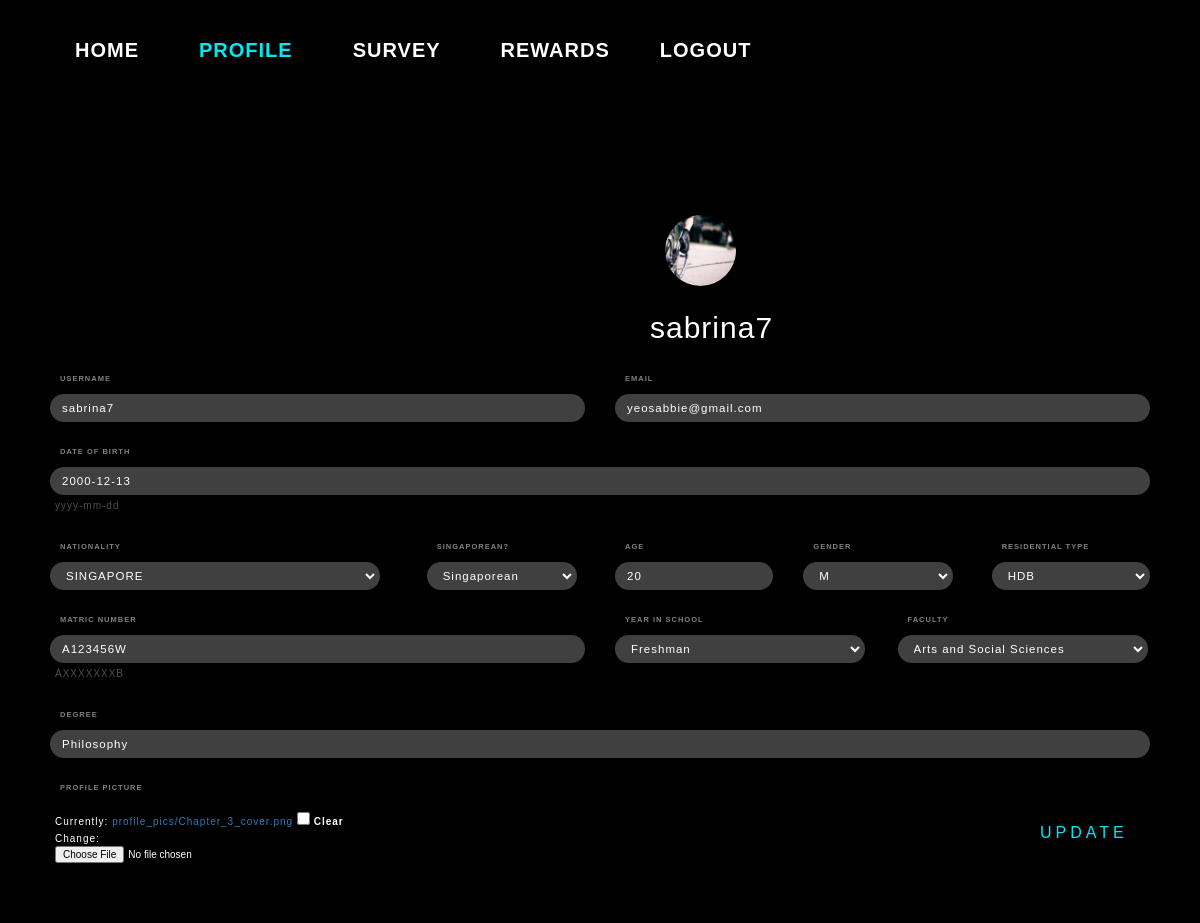
Page /accounts/profile/ (signed in) on the committed database.
### accounts/models.py (models this page shows, shortened)
class UserProfileInfo(models.Model):
    user = models.OneToOneField(User, on_delete=models.CASCADE)
    name = models.CharField('Full Name',max_length=200)
    matriculationNumber = models.CharField('Matric Number',
    max_length=10,help_text='AXXXXXXXB')
    age = models.IntegerField()
    dob = models.DateField('Date of Birth', help_text='yyyy-mm-dd')
    genderChoices = [('Female','F'),('Male','M')]
    gender = models.CharField(max_length=10, choices=genderChoices)
    email = models.EmailField(max_length=200, blank=False)
    portfolio_site = models.URLField(blank=True)
    profile_pic = models.ImageField(upload_to='profile_pics', blank=True)
    countryChoices = [
    ('AFGHANISTAN', 'AFGHANISTAN'),
    ('ALBANIA', 'ALBANIA'),
    ('ALGERIA', 'ALGERIA'),
    ('AMERICAN SAMOA', 'AMERICAN SAMOA'),
    ('ANDORRA', 'ANDORRA'),
    ('ANGOLA', 'ANGOLA'),
    ('ANGUILLA', 'ANGUILLA'),
    ('ANTARCTICA', 'ANTARCTICA'),
    ('ANTIGUA AND BARBUDA', 'ANTIGUA AND BARBUDA'),
    ('ARGENTINA', 'ARGENTINA'),
    ('ARMENIA', 'ARMENIA'),
    ('ARUBA', 'ARUBA'),
    ('AUSTRALIA', 'AUSTRALIA'),
    ('AUSTRIA', 'AUSTRIA'),
    ('AZERBAIJAN', 'AZERBAIJAN'),
    ('BAHAMAS', 'BAHAMAS'),
    ('BAHRAIN', 'BAHRAIN'),
    ('BANGLADESH', 'BANGLADESH'),
    ('BARBADOS', 'BARBADOS'),
    ('BELARUS', 'BELARUS'),
    ('BELGIUM', 'BELGIUM'),
    ('BELIZE', 'BELIZE'),
    ('BENIN', 'BENIN'),
    ('BERMUDA', 'BERMUDA'),
    ('BHUTAN', 'BHUTAN'),
    ('BOLIVIA', 'BOLIVIA'),
    ('BOSNIA AND HERZEGOVINA', 'BOSNIA AND HERZEGOVINA'),
    ('BOTSWANA', 'BOTSWANA'),
    ('BOUVET ISLAND', 'BOUVET ISLAND'),
    ('BRAZIL', 'BRAZIL'),
    ('BRITISH INDIAN OCEAN TERRITORY', 'BRITISH INDIAN OCEAN TERRITORY'),
    ('BRUNEI DARUSSALAM', 'BRUNEI DARUSSALAM'),
    ('BULGARIA', 'BULGARIA'),
    ('BURKINA FASO', 'BURKINA FASO'),
    ('BURUNDI', 'BURUNDI'),
    ('CAMBODIA', 'CAMBODIA'),
    ('CAMEROON', 'CAMEROON'),
    ('CANADA', 'CANADA'),
    ('CAPE VERDE', 'CAPE VERDE'),
    ('CAYMAN ISLANDS', 'CAYMAN ISLANDS'),
    ('CENTRAL AFRICAN REPUBLIC', 'CENTRAL AFRICAN REPUBLIC'),
    ('CHAD', 'CHAD'),
    ('CHILE', 'CHILE'),
    ('CHINA', 'CHINA'),
    ('CHRISTMAS ISLAND', 'CHRISTMAS ISLAND'),
    ('COCOS (KEELING) ISLANDS', 'COCOS (KEELING) ISLANDS'),
    ('COLOMBIA', 'COLOMBIA'),
    ('COMOROS', 'COMOROS'),
    ('CONGO', 'CONGO'),
    ('CONGO, THE DEMOCRATIC REPUBLIC OF', 'CONGO, THE DEMOCRATIC REPUBLIC OF'),
    ('COOK ISLANDS', 'COOK ISLANDS'),
    ('COSTA RICA', 'COSTA RICA'),
    ("CÃ”TE D'IVOIRE", "CÃ”TE D'IVOIRE"),
    ('CROATIA', 'CROATIA'),
    ('CUBA', 'CUBA'),
    ('CYPRUS', 'CYPRUS'),
    ('CZECH REPUBLIC', 'CZECH REPUBLIC'),
    ('DENMARK', 'DENMARK'),
    ('DJIBOUTI', 'DJIBOUTI'),
    ('DOMINICA', 'DOMINICA'),
    ('DOMINICAN REPUBLIC', 'DOMINICAN REPUBLIC'),
    ('ECUADOR', 'ECUADOR'),
    ('EGYPT', 'EGYPT'),
    ('EL SALVADOR', 'EL SALVADOR'),
    ('EQUATORIAL GUINEA', 'EQUATORIAL GUINEA'),
    ('ERITREA', 'ERITREA'),
    ('ESTONIA', 'ESTONIA'),
    ('ETHIOPIA', 'ETHIOPIA'),
    ('FALKLAND ISLANDS (MALVINAS)', 'FALKLAND ISLANDS (MALVINAS)'),
    ('FAROE ISLANDS', 'FAROE ISLANDS'),
    ('FIJI', 'FIJI'),
    ('FINLAND', 'FINLAND'),
    ('FRANCE', 'FRANCE'),
    ('FRENCH GUIANA', 'FRENCH GUIANA'),
    ('FRENCH POLYNESIA', 'FRENCH POLYNESIA'),
    ('FRENCH SOUTHERN TERRITORIES', 'FRENCH SOUTHERN TERRITORIES'),
    ('GABON', 'GABON'),
    ('GAMBIA', 'GAMBIA'),
    ('GEORGIA', 'GEORGIA'),
    ('GERMANY', 'GERMANY'),
    ('GHANA', 'GHANA'),
    ('GIBRALTAR', 'GIBRALTAR'),
    ('GREECE', 'GREECE'),
    ('GREENLAND', 'GREENLAND'),
    ('GRENADA', 'GRENADA'),
    ('GUADELOUPE', 'GUADELOUPE'),
    ('GUAM', 'GUAM'),
    ('GUATEMALA', 'GUATEMALA'),
    ('GN', 'GUINEA'),
    ('GUYANA', 'GUYANA'),
    ('HAITI', 'HAITI'),
    ('HEARD ISLAND AND MCDONALD ISLANDS', 'HEARD ISLAND AND MCDONALD ISLANDS'),
    ('HONDURAS', 'HONDURAS'),
    ('HONG KONG', 'HONG KONG'),
    ('HUNGARY', 'HUNGARY'),
    ('ICELAND', 'ICELAND'),
    ('INDIA', 'INDIA'),
    ('INDONESIA', 'INDONESIA'),
    ('IRAN, ISLAMIC REPUBLIC OF', 'IRAN, ISLAMIC REPUBLIC OF'),
    ('IRAQ', 'IRAQ'),
    ('IRELAND', 'IRELAND'),
    ('ISRAEL', 'ISRAEL'),
    ('ITALY', 'ITALY'),
    ('JAMAICA', 'JAMAICA'),
    ('JAPAN', 'JAPAN'),
    ('JORDAN', 'JORDAN'),
    ('KAZAKHSTAN', 'KAZAKHSTAN'),
    ('KENYA', 'KENYA'),
    ('KIRIBATI', 'KIRIBATI'),
    ("KOREA, DEMOCRATIC PEOPLE'S REPUBLIC OF", "KOREA, DEMOCRATIC PEOPLE'S REPUBLIC OF"),
    ('KOREA, REPUBLIC OF', 'KOREA, REPUBLIC OF'),
    ('KUWAIT', 'KUWAIT'),
    ('KYRGYZSTAN', 'KYRGYZSTAN'),
    ("LAO PEOPLE'S DEMOCRATIC REPUBLIC", "LAO PEOPLE'S DEMOCRATIC REPUBLIC"),
    ('LATVIA', 'LATVIA'),
    ('LEBANON', 'LEBANON'),
    ('LESOTHO', 'LESOTHO'),
    ('LIBERIA', 'LIBERIA'),
    ('LIBYAN ARAB JAMAHIRIYA', 'LIBYAN ARAB JAMAHIRIYA'),
    ('LIECHTENSTEIN', 'LIECHTENSTEIN'),
    ('LITHUANIA', 'LITHUANIA'),
    ('LUXEMBOURG', 'LUXEMBOURG'),
    ('MACAO', 'MACAO'),
    ('MACEDONIA, THE FORMER YUGOSLAV REPUBLIC OF', 'MACEDONIA, THE FORMER YUGOSLAV REPUBLIC OF'),
    ('MADAGASCAR', 'MADAGASCAR'),
    ('MALAWI', 'MALAWI'),
    ('MALAYSIA', 'MALAYSIA'),
    ('MALDIVES', 'MALDIVES'),
    ('MALI', 'MALI'),
    ('MALTA', 'MALTA'),
    ('MARSHALL ISLANDS', 'MARSHALL ISLANDS'),
    ('MARTINIQUE', 'MARTINIQUE'),
    ('MAURITANIA', 'MAURITANIA'),
    ('MAURITIUS', 'MAURITIUS'),
    ('MAYOTTE', 'MAYOTTE'),
    ('MEXICO', 'MEXICO'),
    ('MICRONESIA, FEDERATED STATES OF', 'MICRONESIA, FEDERATED STATES OF'),
    ('MOLDOVA, REPUBLIC OF', 'MOLDOVA, REPUBLIC OF'),
    ('MONACO', 'MONACO'),
    ('MONGOLIA', 'MONGOLIA'),
    ('MONTSERRAT', 'MONTSERRAT'),
    ('MOROCCO', 'MOROCCO'),
    ('MOZAMBIQUE', 'MOZAMBIQUE'),
    ('MYANMAR', 'MYANMAR'),
    ('NAMIBIA', 'NAMIBIA'),
    ('NAURU', 'NAURU'),
    ('NEPAL', 'NEPAL'),
    ('NETHERLANDS', 'NETHERLANDS'),
    ('NETHERLANDS ANTILLES', 'NETHERLANDS ANTILLES'),
    ('NEW CALEDONIA', 'NEW CALEDONIA'),
    ('NEW ZEALAND', 'NEW ZEALAND'),
    ('NICARAGUA', 'NICARAGUA'),
    ('NIGER', 'NIGER'),
    ('NIGERIA', 'NIGERIA'),
    ('NIUE', 'NIUE'),
    ('NORFOLK ISLAND', 'NORFOLK ISLAND'),
    ('NORTHERN MARIANA ISLANDS', 'NORTHERN MARIANA ISLANDS'),
    ('NORWAY', 'NORWAY'),
    ('OMAN', 'OMAN'),
    ('PAKISTAN', 'PAKISTAN'),
    ('PALAU', 'PALAU'),
    ('PALESTINIAN TERRITORY, OCCUPIED', 'PALESTINIAN TERRITORY, OCCUPIED'),
    ('PANAMA', 'PANAMA'),
    ('PAPUA NEW GUINEA', 'PAPUA NEW GUINEA'),
    ('PARAGUAY', 'PARAGUAY'),
    ('PERU', 'PERU'),
    ('PHILIPPINES', 'PHILIPPINES'),
    ('PITCAIRN', 'PITCAIRN'),
    ('POLAND', 'POLAND'),
    ('PORTUGAL', 'PORTUGAL'),
    ('PUERTO RICO', 'PUERTO RICO'),
    ('QATAR', 'QATAR'),
    ('RÃ‰UNION', 'RÃ‰UNION'),
    ('ROMANIA', 'ROMANIA'),
    ('RUSSIAN FEDERATION', 'RUSSIAN FEDERATION'),
    ('RWANDA', 'RWANDA'),
    ('SAINT HELENA', 'SAINT HELENA'),
    ('SAINT KITTS AND NEVIS', 'SAINT KITTS AND NEVIS'),
    ('SAINT LUCIA', 'SAINT LUCIA'),
    ('SAINT PIERRE AND MIQUELON', 'SAINT PIERRE AND MIQUELON'),
    ('SAINT VINCENT AND THE GRENADINES', 'SAINT VINCENT AND THE GRENADINES'),
    ('SAMOA', 'SAMOA'),
    ('SAN MARINO', 'SAN MARINO'),
    ('SAO TOME AND PRINCIPE', 'SAO TOME AND PRINCIPE'),
    ('SAUDI ARABIA', 'SAUDI ARABIA'),
    ('SENEGAL', 'SENEGAL'),
    ('SERBIA AND MONTENEGRO', 'SERBIA AND MONTENEGRO'),
    ('SEYCHELLES', 'SEYCHELLES'),
    ('SIERRA LEONE', 'SIERRA LEONE'),
    ('SINGAPORE', 'SINGAPORE'),
    ('SLOVAKIA', 'SLOVAKIA'),
    ('SLOVENIA', 'SLOVENIA'),
    ('SOLOMON ISLANDS', 'SOLOMON ISLANDS'),
    ('SOMALIA', 'SOMALIA'),
    ('SOUTH AFRICA', 'SOUTH AFRICA'),
    ('SOUTH GEORGIA AND SOUTH SANDWICH ISLANDS', 'SOUTH GEORGIA AND SOUTH SANDWICH ISLANDS'),
    ('SPAIN', 'SPAIN'),
    ('SRI LANKA', 'SRI LANKA'),
    ('SUDAN', 'SUDAN'),
    ('SURINAME', 'SURINAME'),
    ('SVALBARD AND JAN MAYEN', 'SVALBARD AND JAN MAYEN'),
    ('SWAZILAND', 'SWAZILAND'),
    ('SWEDEN', 'SWEDEN'),
    ('SWITZERLAND', 'SWITZERLAND'),
    ('SYRIAN ARAB REPUBLIC', 'SYRIAN ARAB REPUBLIC'),
    ('TAIWAN, PROVINCE OF CHINA', 'TAIWAN, PROVINCE OF CHINA'),
    ('TAJIKISTAN', 'TAJIKISTAN'),
    ('TANZANIA, UNITED REPUBLIC OF', 'TANZANIA, UNITED REPUBLIC OF'),
    ('THAILAND', 'THAILAND'),
    ('TIMOR', 'TIMOR'),
    ('TOGO', 'TOGO'),
    ('TOKELAU', 'TOKELAU'),
    ('TONGA', 'TONGA'),
    ('TRINIDAD AND TOBAGO', 'TRINIDAD AND TOBAGO'),
    ('TUNISIA', 'TUNISIA'),
    ('TURKEY', 'TURKEY'),
    ('TURKMENISTAN', 'TURKMENISTAN'),
    ('TURKS AND CAICOS ISLANDS', 'TURKS AND CAICOS ISLANDS'),
    ('TUVALU', 'TUVALU'),
    ('UGANDA', 'UGANDA'),
    ('UKRAINE', 'UKRAINE'),
    ('UNITED ARAB EMIRATES', 'UNITED ARAB EMIRATES'),
    ('UNITED KINGDOM', 'UNITED KINGDOM'),
    ('UNITED STATES', 'UNITED STATES'),
    ('UNITED STATES MINOR OUTLYING ISLANDS', 'UNITED STATES MINOR OUTLYING ISLANDS'),
    ('URUGUAY', 'URUGUAY'),
    ('UZBEKISTAN', 'UZBEKISTAN'),
    ('VANUATU', 'VANUATU'),
    ('VIET NAM', 'VIET NAM'),
    ('VIRGIN ISLANDS, BRITISH', 'VIRGIN ISLANDS, BRITISH'),
    ('VIRGIN ISLANDS, U.S.', 'VIRGIN ISLANDS, U.S.'),
    ('WALLIS AND FUTUNA', 'WALLIS AND FUTUNA'),
    ('WESTERN SAHARA', 'WESTERN SAHARA'),
    ('YEMEN', 'YEMEN'),
    ('ZIMBABWE', 'ZIMBABWE')]
    nationality = models.CharField(
    max_length=50, choices=countryChoices, default='SINGAPORE'
    )
    singaporeanChoices=[('Singaporean','Singaporean'),('Non-Singaporean','Non-Singaporean')]
    singaporean=models.CharField(max_length=50, choices=singaporeanChoices, default='Singaporean' )
    facultyChoices = [
    ('Arts and Social Sciences','Arts and Social Sciences'),
    ('Business and Accountancy','Business and Accountancy'),
    ('Computing','Computing'),
    ('Dentistry','Dentistry'),
    ('Design and Environment', 'Design and Environment'),
    ('Engineering','Engineering'),
    ('Law','Law'),
    ('Medicine','Medicine'),
    ('Nursing','Nursing'),
    ('Music','Music'),
    ('Science','Science'),
    ]
    faculty = models.CharField(max_length=50,
    choices=facultyChoices,default='Arts and Social Sciences')
    degree = models.CharField(max_length=50)
    YEAR_IN_SCHOOL_CHOICES = [
        ('FRESHMAN', 'Freshman'),
        ('SOPHOMORE', 'Sophomore'),
        ('JUNIOR', 'Junior'),
        ('SENIOR', 'Senior'),
        ('GRADUATE', 'Graduate'),
    ]
    year_in_school = models.CharField(
        max_length=10,
        choices=YEAR_IN_SCHOOL_CHOICES,
        default='FRESHMAN',
    )
    CurrentResidentialType_choices = [
    ('HDB', 'HDB'),
    ('PE', 'PrivateEstate'),
    ('Condo', 'Condominium'),
    ('Campus', 'Campus Accomodation')]
    currentresidentialtype = models.CharField('Current Residential Type',
    max_length=10, choices=CurrentResidentialType_choices,
    default='HDB')

### accounts/views.py (the view)
# urls.py: url(r'^accounts/profile/',accounts_views.profile_view, name='profile'),
@login_required
def profile_view(request):
    if request.method == 'POST':
        user_form=UserUpdateForm(request.POST, instance=request.user)
        profile_form=ProfileUpdateForm(request.POST,request.FILES, instance=request.user.userprofileinfo)
        if user_form.is_valid and profile_form.is_valid:
            user_form.save()
            profile_form.save()
            messages.success(request, 'Your profile is successfully updated!')
            return redirect('profile')
    else:
        user_form=UserUpdateForm(instance=request.user)
        profile_form=ProfileUpdateForm(instance=request.user.userprofileinfo)
    return render(request, 'accounts/profile.html', {'user_form':user_form, 'profile_form':profile_form})

### accounts/templates/accounts/profile.html (shortened to what this page needs)
{% extends "survey/base.html" %}
{% load static %}
{% block css %}
<link rel="stylesheet" type="text/css" href="{% static 'accounts/profile.css' %}">
{% endblock %}
{% block navbar %}
<div class="nav_box">
<header class="navbarheader">
<div class=nav>
  <ul class=navbarlist>
    <a href="{% url 'survey:dashboard' %}" role="button">Home</a>
    <a href="{% url 'accounts:profile' %}" role="button" class="active">Profile</a>
    <a href="{% url 'survey:survey' %}" role="button">Survey</a>
    <a href="{% url 'survey:shoprewards' %}" role="button">Rewards</a>
    <a href="{% url 'logout' %}" id="logout">Logout</a>
  </ul>
</div>
</header>
</div>
{% endblock %}
{% block body_block %}
<div class="profile_box">
<div class="uh-image">
    <img class="uh-image-inner" src="{{user.userprofileinfo.profile_pic.url}}">
</div>
<div class="profile_header">
    <h2> {{ user.username }}</h2>
</div>
<div class="container">
    <form enctype="multipart/form-data" method="POST" action="{% url 'accounts:profile' %}" id="profileupdate_form" class="form-login">
        <div class="form-row">
            <div class="form-group col-md-6 mb-0">
                <label for="username" class="login__label"> Username</label>
                {{user_form.username}}
            </div>
            <div class="form-group col-md-6 mb-0">
                <label for="email" class="login__label"> Email </label>
                {{ profile_form.email}}
            </div>
        </div>
        <div class="form-row">
            <div class="form-group col-md-12 mb-0">
                <label for="dob"  class="login__label"> Date of Birth </label>
                {{ profile_form.dob}}
                <div class="help_text">
                {{profile_form.dob.help_text}}
                </div>
            </div>
        </div>
        <div class="form-row">
            <div class="form-group col-md-4 mb-0">
                <label for="nationality" class="login__label"> Nationality </label>
                {{ profile_form.nationality}}
            </div>
            <div class="form-group col-md-2 mb-0">
                <label for="singaporean" class="login__label"> Singaporean? </label>
                {{profile_form.singaporean}}
            </div>
            <div class="form-group col-md-2 mb-0">
                <label for="age" class="login__label"> Age </label>
                {{ profile_form.age}}
            </div>
            <div class="form-group col-md-2 mb-0">
                <label for="gender" class="login__label"> Gender </label>
                {{ profile_form.gender}}
            </div>
            <div class="form-group col-md-2 mb-0">
                <label for="currentresidentialtype" class="login__label"> Residential Type </label>
                {{ profile_form.currentresidentialtype}}
            </div>
        </div>
        <div class="form-row">
            <div class="form-group col-md-6 mb-0">
                <label for="matriculationNumber" class="login__label"> Matric Number </label>
                {{ profile_form.matriculationNumber}}
                <div class="help_text">
                {{profile_form.matriculationNumber.help_text}}
                </div>
            </div>
            <div class="form-group col-md-3 mb-0">
                <label for="year_in_school" class="login__label"> Year in School </label>
                {{ profile_form.year_in_school}}
            </div>
            <div class="form-group col-md-3 mb-0">
                <label for="faculty" class="login__label"> Faculty </label>
                {{ profile_form.faculty}}
            </div>
            <div class="form-group col-md-12 mb-0">
                <label for="degree" class="login__label"> Degree </label>
                {{ profile_form.degree }}
            </div>
        </div>
        <div class="form-row">
            <div class="form-group col-md-12 mb-0">
                <label for="profile_pic" class="login__label" id="pic"> Profile Picture</label>
                <div class="pic_text">
                {{ profile_form.profile_pic}}
                </div>
            </div>
        </div>
        <div class="form-row">
            <div class="form-group col-md-12 mb-0">
                <div class="box">
                    <a href="#" onclick= "document.getElementById('profileupdate_form').submit()" id="update-button">
                        Update
                    </a>
                </div>
            </div>
        </div>
	</form>
</div>
{% endblock %}

### rows in the picture
UserProfileInfo: email "yeosabbie@gmail.com", dob "2000-12-13", nationality "SINGAPORE", singaporean "Singaporean", age "20", gender "M", currentresidentialtype "HDB", matriculationNumber "A123456W", year_in_school "Freshman", faculty "Arts and Social Sciences", degree "Philosophy"

### other values in the picture
{{ user.username }} "sabrina7"
{{ profile_form.dob.help_text }} "yyyy-mm-dd"
{{ profile_form.matriculationNumber.help_text }} "AXXXXXXXB"
